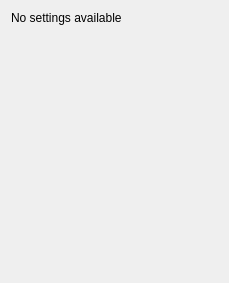
<?xml version="1.0" encoding="UTF-8"?>
<ui version="4.0">
 <class>GraphicalRepresentationEmptySettings</class>
 <widget class="QWidget" name="GraphicalRepresentationEmptySettings">
  <property name="geometry">
   <rect>
    <x>0</x>
    <y>0</y>
    <width>229</width>
    <height>283</height>
   </rect>
  </property>
  <property name="windowTitle">
   <string>Form</string>
  </property>
  <layout class="QVBoxLayout" name="verticalLayout">
   <item>
    <widget class="QLabel" name="label">
     <property name="text">
      <string>No settings available</string>
     </property>
    </widget>
   </item>
   <item>
    <spacer name="verticalSpacer">
     <property name="orientation">
      <enum>Qt::Vertical</enum>
     </property>
     <property name="sizeHint" stdset="0">
      <size>
       <width>20</width>
       <height>40</height>
      </size>
     </property>
    </spacer>
   </item>
  </layout>
 </widget>
 <resources/>
 <connections/>
</ui>
